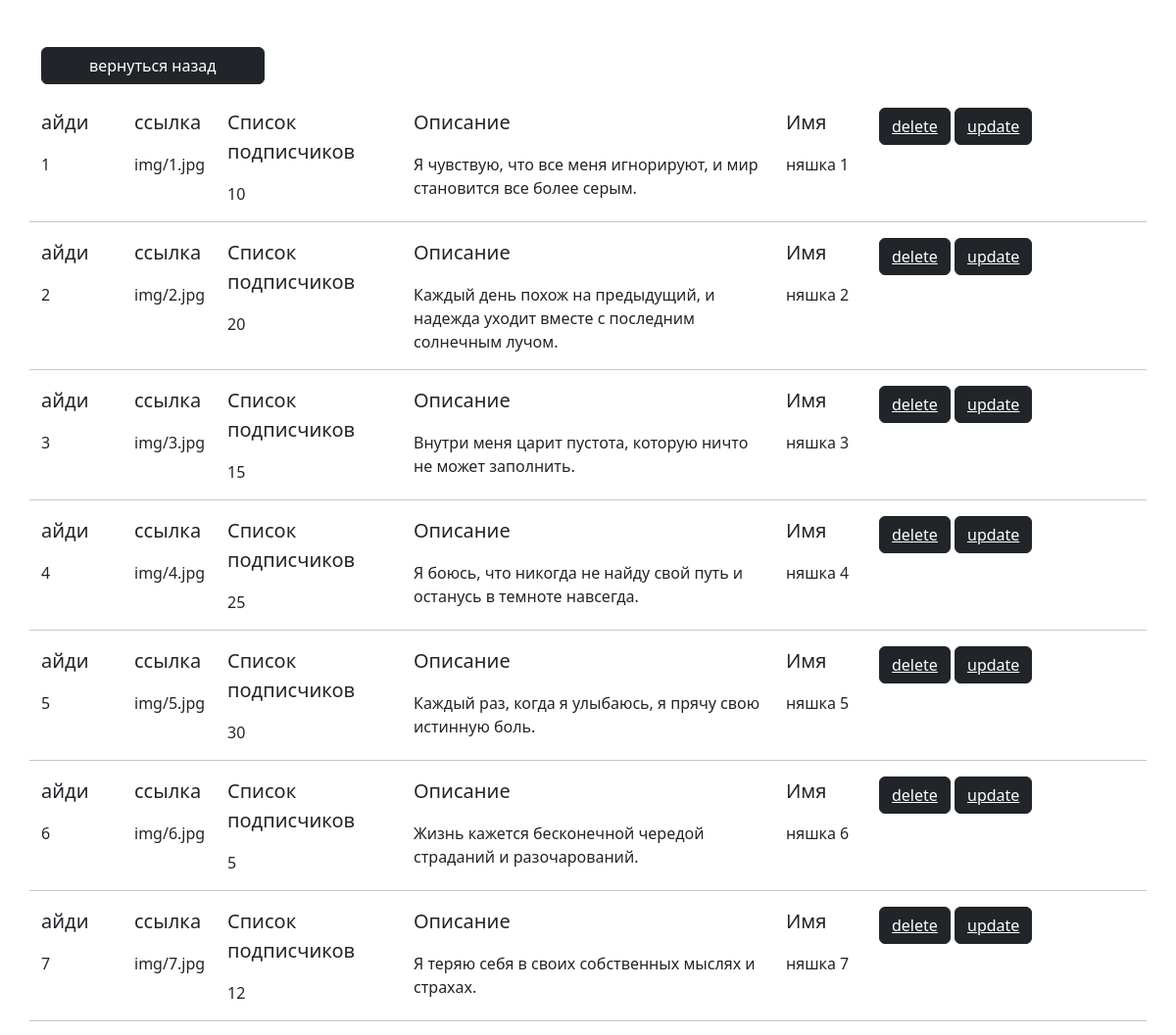
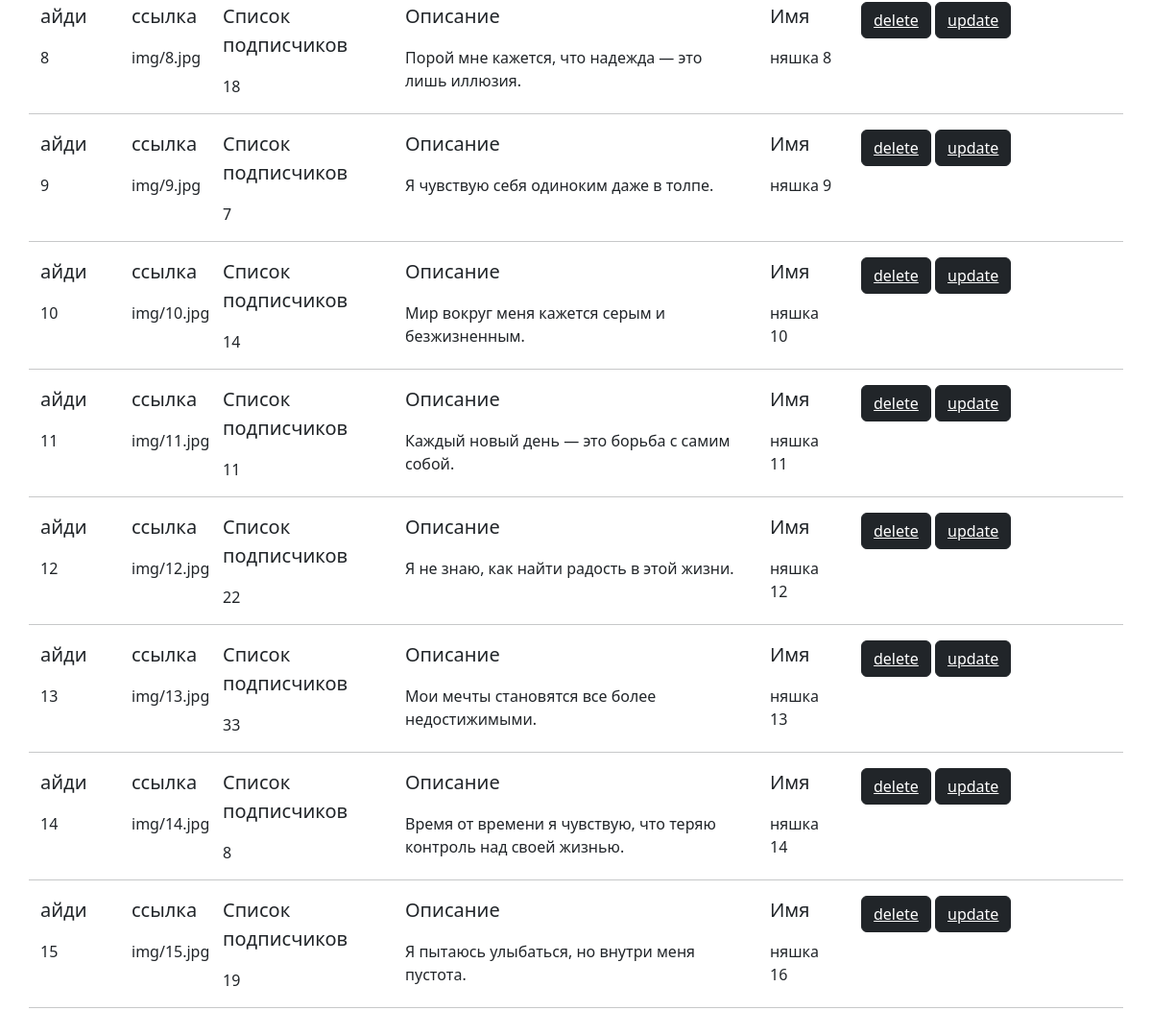
The page /admin/posts/admin-posts.php on the database its author committed (2 pictures, top to bottom).
### tables this page shows
CREATE TABLE `posts` (
  `id` int UNSIGNED NOT NULL,
  `image` varchar(100) NOT NULL,
  `followers` int NOT NULL,
  `description` varchar(150) NOT NULL,
  `name_tyan` varchar(50) NOT NULL
);

### admin/posts/admin-posts.php (the view, shortened to what this page needs)
<?php require_once(__DIR__ . "/../../Model/dbConnection.php"); ?>
<div class="container my-5">
    <div class="row">
        <?php
            $sql = "SELECT `id`, `image`, `followers`, `description`, `name_tyan` FROM `posts`";
            $query = $pdo->prepare($sql);
            $query->execute();
            $all_rows = $query->fetchAll(PDO::FETCH_ASSOC);
        ?>
        <div class="col-12">
            <a href="../admin-start-page.php" class="btn btn-dark px-5 mb-4">вернуться назад</a>
            <?php foreach ($all_rows as $row) : ?>
                <div class="row" post_id="<?= $row['id'] ?>">
                    <div class="col-1">
                        <p class="text-dark fs-5">айди</p>
                        <p class=""><?= $row['id'] ?></p>
                    </div>
                    <div class="col-1">
                        <p class="text-dark fs-5">ссылка</p>
                        <p><?= $row['image'] ?></p>
                    </div>
                    <div class="col-2">
                        <p class="text-dark fs-5">Список подписчиков</p>
                        <p><?= $row['followers'] ?></p>
                    </div>
                    <div class="col-4">
                        <p class="text-dark fs-5">Описание</p>
                        <p><?= $row['description'] ?></p>
                    </div>
                    <div class="col-1">
                        <p class="text-dark fs-5">Имя</p>
                        <p><?= $row['name_tyan'] ?></p>
                    </div>
                    <div class="col-3">
                        <button class="btn btn-dark">
                            <a class="text-white" href="delete-one-post.php?post_id=<?= $row['id'] ?>">delete</a>
                        </button>
                        <button class="btn btn-dark">
                            <a class="text-white" href="updateLinkedTemplate.php?posts_id=<?= $row['id'] ?>">update</a>
                        </button>
                    </div>
                    <hr>
                </div>
            <?php endforeach; ?>
        </div>
    </div>
</div>

### rows shown on the page
posts: id "1", image "img/1.jpg", followers "10", description "Я чувствую, что все меня игнорируют, и мир становится все более серым.", name_tyan "няшка 1"
posts: id "2", image "img/2.jpg", followers "20", description "Каждый день похож на предыдущий, и надежда уходит вместе с последним солнечным лучом.", name_tyan "няшка 2"
posts: id "3", image "img/3.jpg", followers "15", description "Внутри меня царит пустота, которую ничто не может заполнить.", name_tyan "няшка 3"
posts: id "4", image "img/4.jpg", followers "25", description "Я боюсь, что никогда не найду свой путь и останусь в темноте навсегда.", name_tyan "няшка 4"
posts: id "5", image "img/5.jpg", followers "30", description "Каждый раз, когда я улыбаюсь, я прячу свою истинную боль.", name_tyan "няшка 5"
posts: id "6", image "img/6.jpg", followers "5", description "Жизнь кажется бесконечной чередой страданий и разочарований.", name_tyan "няшка 6"
posts: id "7", image "img/7.jpg", followers "12", description "Я теряю себя в своих собственных мыслях и страхах.", name_tyan "няшка 7"
posts: id "8", image "img/8.jpg", followers "18", description "Порой мне кажется, что надежда — это лишь иллюзия.", name_tyan "няшка 8"
posts: id "9", image "img/9.jpg", followers "7", description "Я чувствую себя одиноким даже в толпе.", name_tyan "няшка 9"
posts: id "10", image "img/10.jpg", followers "14", description "Мир вокруг меня кажется серым и безжизненным.", name_tyan "няшка 10"
posts: id "11", image "img/11.jpg", followers "11", description "Каждый новый день — это борьба с самим собой.", name_tyan "няшка 11"
posts: id "12", image "img/12.jpg", followers "22", description "Я не знаю, как найти радость в этой жизни.", name_tyan "няшка 12"
posts: id "13", image "img/13.jpg", followers "33", description "Мои мечты становятся все более недостижимыми.", name_tyan "няшка 13"
posts: id "14", image "img/14.jpg", followers "8", description "Время от времени я чувствую, что теряю контроль над своей жизнью.", name_tyan "няшка 14"
posts: id "15", image "img/15.jpg", followers "19", description "Я пытаюсь улыбаться, но внутри меня пустота.", name_tyan "няшка 16"
